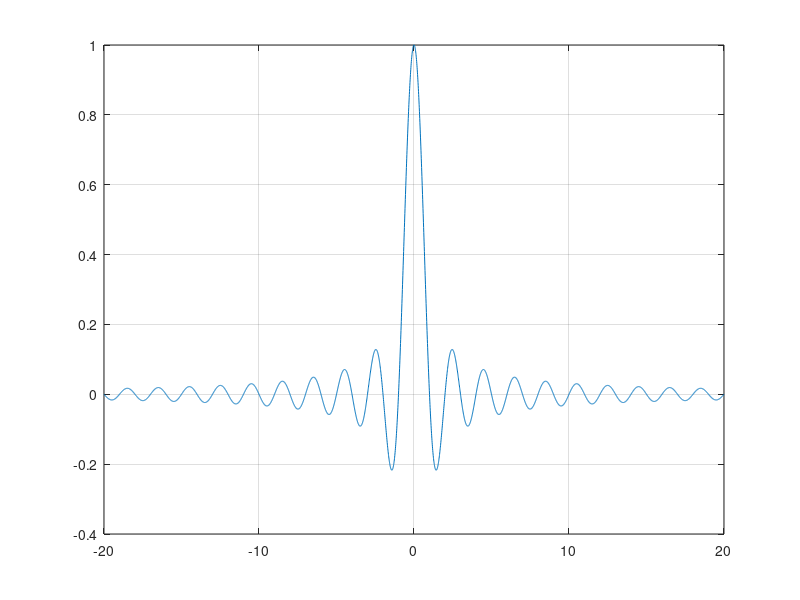
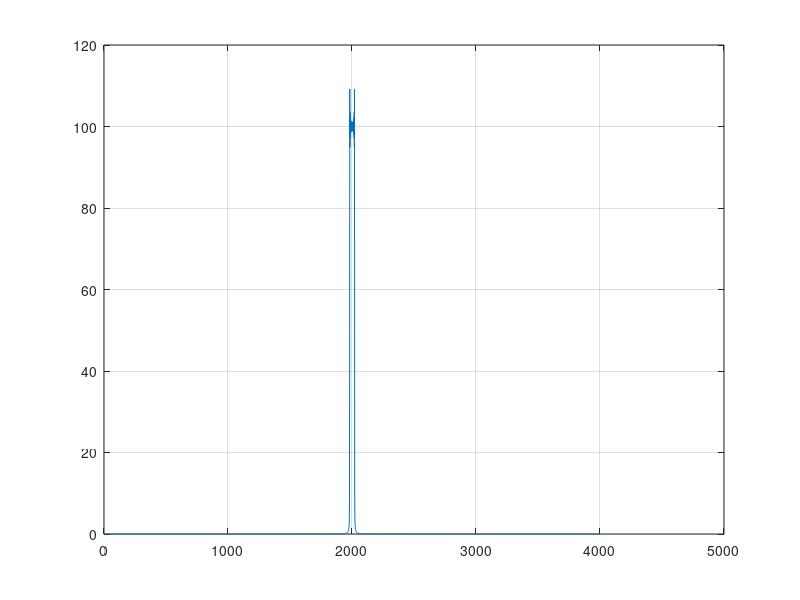

Recreate these plots in MATLAB, in order.

x = -20:0.01:20;
y = sinc(x);

figure(1);
plot(x,y); grid on;


fft_shift = fftshift(fft(y));
fft_shift_abs = abs(fft_shift);

figure(2);
plot(fft_shift_abs); grid on;